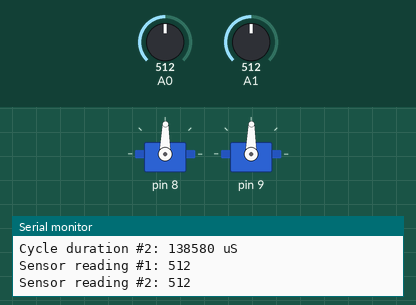
Bench run of a sketch on a simulated Arduino Uno, built with avr-gcc and run on an emulated ATmega328P. Parts: 2 × servo, the last lines printed to the serial monitor. The inputs (shaded band) are chosen by the test bench; at power-on: A0 = 512, A1 = 512.

Above: at 1.2 s.
1.3 s: A0 set to 561
At 2.3 s:
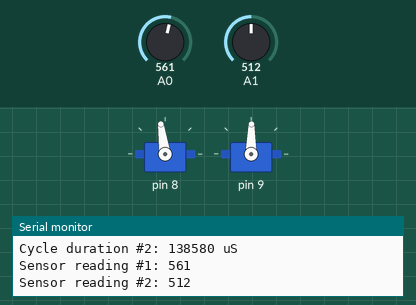
4.3 s: A0 set to 588
At 5.0 s:
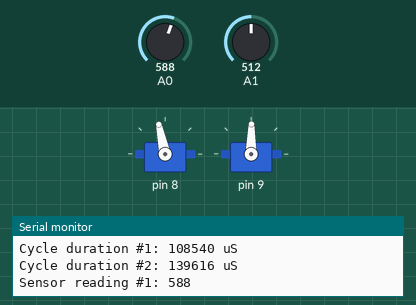
5.9 s: A1 set to 559
At 6.7 s:
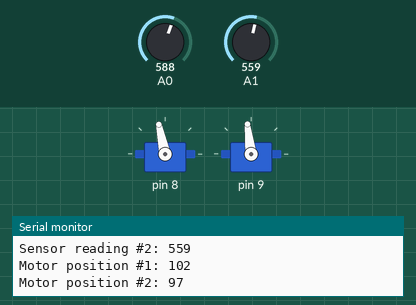
8.9 s: A1 set to 588
At 10.1 s:
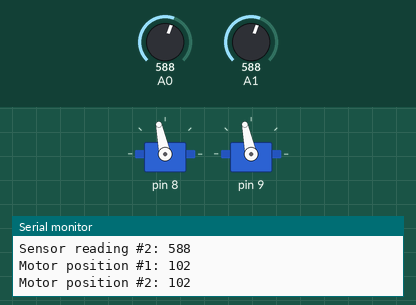
10.4 s: A0 set to 511
At 11.0 s:
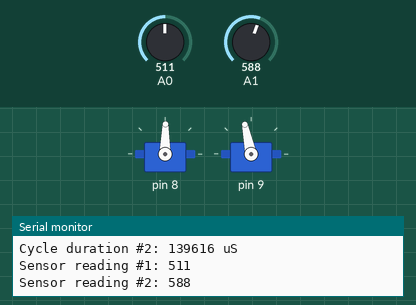
11.9 s: A1 set to 306
At 12.6 s:
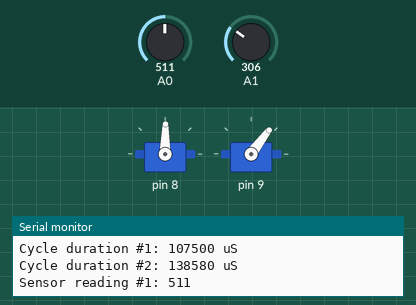
Timing chart, 0 to 14.5 s (numbered marks = the images above; inputs shaded):
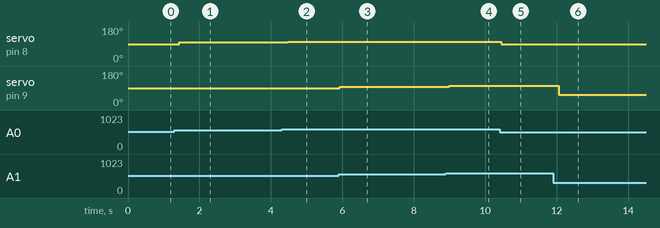

Measured:
- after the input at 1.3 s, servo on pin 8: 89° → 98° after 0.13 s
- after the input at 4.3 s, servo on pin 8: 98° → 102° after 0.18 s
- after the input at 5.9 s, servo on pin 9: 89° → 97° at once
- after the input at 8.9 s, servo on pin 9: 97° → 102° after 0.09 s
- after the input at 10.4 s, servo on pin 8: 102° → 89° after 0.05 s
- after the input at 11.9 s, servo on pin 9: 102° → 53° after 0.16 s

The sketch:

motors.ino
```cpp
/* A simple application of multitasking: MotorManager moves a servo depending on
 * the light level. Adapted from
 * http://zuccala.blogspot.it/2010/02/multitasking-arduino-millis-parte-2.html
 */

#include <Servo.h>
#include "threadmanager.cpp"

ThreadManager threadManager;

class MotorManager {
  private:
    int lightReading;
    Servo servo;
    int servoPos;
    int sensorPin;
    int id;
    unsigned long startTime;

  public:
    MotorManager(int _sensorPin, int _pinServo, int _id) {
      sensorPin = _sensorPin;
      id = _id;
      servo.attach(_pinServo);
    }
    void setup(void) {
      pinMode(sensorPin, INPUT);
    }
    uint16_t tick(uint16_t thseq, uint16_t thseqtemp) {
      THREAD_START;
        startTime = micros();
        lightReading = analogRead(sensorPin);
      THREAD_BREAK;
        servoPos = map(lightReading, 0, 1023, 0, 179);
      THREAD_BREAK;
        servo.write(servoPos);
      THREAD_BREAK;
        Serial.print("Sensor reading #");
        Serial.print(id);
        Serial.print(": ");
        Serial.println(lightReading, DEC);
      THREAD_BREAK;
        Serial.print("Motor position #");
        Serial.print(id);
        Serial.print(": ");
        Serial.println(servoPos, DEC);
      THREAD_BREAK;
        Serial.print("Cycle duration #");
        Serial.print(id);
        Serial.print(": ");
        Serial.print(micros() - startTime, DEC);
        Serial.println(" uS");
      THREAD_END;
    }
};


MotorManager manager1(A0, 8, 1);
MotorManager manager2(A1, 9, 2);

/* Ugly wrappers around the methods, because for whatever reason C++ doesn't
 * allow function pointers to non-static methods - though simple wrappers like
 * these are perfectly fine.
 */
uint16_t tick1(uint16_t thseq, uint16_t thseqtemp) {
  return manager1.tick(thseq, thseqtemp);
}
uint16_t tick2(uint16_t thseq, uint16_t thseqtemp) {
  return manager2.tick(thseq, thseqtemp);
}

void setup() {
  Serial.begin(9600);
  manager1.setup();
  manager2.setup();
  threadManager.addThread(tick1);
  threadManager.addThread(tick2);
}

void loop() {
  threadManager.tick();
  /* Tick at least once every 10 ms. The actual duration will be 10 ms + a
   * variable amount, depending on how much work is done in each thread.
   */
  delay(10);
}
```

test.cpp
```cpp
#include <stdio.h>

#include "threadmanager.cpp"

unsigned int ctr = 0;

uint16_t oneHandler(uint16_t thseq, uint16_t thseqtemp) {
	THREAD_START;
	printf("Counter is %d\n", ctr);
	THREAD_BREAK;
	ctr++;
	THREAD_BREAK;
	ctr *= 2;
	THREAD_END;
}

uint16_t twoHandler(uint16_t thseq, uint16_t thseqtemp) {
	THREAD_START;
	printf("B - 0\n");
	THREAD_BREAK;
	printf("B - 1\n");
	THREAD_END;
}

int main() {
	ThreadManager threadManager;
	threadManager.addThread(oneHandler);
	threadManager.addThread(twoHandler);

	for(;;) threadManager.tick();
	return 0;
}
```

threadmanager.cpp
```cpp
#include <stdint.h>

#define MAX_THREADS_PER_MANAGER 255

#define THREAD_START if (thseq == thseqtemp) {
#define THREAD_BREAK } thseqtemp++; if(thseq == thseqtemp) {
#define THREAD_END } return thseqtemp;

class ThreadManager {
private:
	uint16_t seq[MAX_THREADS_PER_MANAGER];
	uint16_t thseq;
	uint16_t thseqtemp;

	// Array of threads (functions taking two uints and returning an uint)
	uint16_t (*threads[MAX_THREADS_PER_MANAGER])(uint16_t, uint16_t);
	// Amount of threads
	uint16_t threads_len;

public:
	ThreadManager(void) {
		threads_len = 0;
	}

	void addThread(uint16_t (*handler)(uint16_t, uint16_t)) {
		seq[threads_len] = 0;
		threads[threads_len] = handler;
		threads_len++;
	}

	void tick(void) {
		for (size_t i = 0; i < threads_len; i++) {
			thseq = seq[i];
			thseqtemp = 0;
			thseqtemp = threads[i](thseq, thseqtemp);
			seq[i]++;
			if (seq[i] > thseqtemp) seq[i] = 0;
		}
	}
};
```
